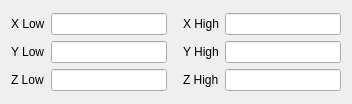
<?xml version="1.0" encoding="UTF-8"?>
<ui version="4.0">
 <class>BoxWidget</class>
 <widget class="QWidget" name="BoxWidget">
  <property name="geometry">
   <rect>
    <x>0</x>
    <y>0</y>
    <width>352</width>
    <height>104</height>
   </rect>
  </property>
  <property name="windowTitle">
   <string>Form</string>
  </property>
  <layout class="QVBoxLayout" name="verticalLayout">
   <item>
    <layout class="QGridLayout" name="gridLayout">
     <item row="0" column="0">
      <widget class="QLabel" name="m_xLowLabel">
       <property name="text">
        <string>X Low</string>
       </property>
      </widget>
     </item>
     <item row="0" column="1">
      <widget class="QLineEdit" name="xLowLineEdit"/>
     </item>
     <item row="0" column="2">
      <spacer name="horizontalSpacer">
       <property name="orientation">
        <enum>Qt::Horizontal</enum>
       </property>
       <property name="sizeType">
        <enum>QSizePolicy::Minimum</enum>
       </property>
       <property name="sizeHint" stdset="0">
        <size>
         <width>10</width>
         <height>20</height>
        </size>
       </property>
      </spacer>
     </item>
     <item row="0" column="3">
      <widget class="QLabel" name="m_xHighLabel">
       <property name="text">
        <string>X High</string>
       </property>
      </widget>
     </item>
     <item row="0" column="4">
      <widget class="QLineEdit" name="xHighLineEdit"/>
     </item>
     <item row="1" column="0">
      <widget class="QLabel" name="m_yLowLabel">
       <property name="text">
        <string>Y Low</string>
       </property>
      </widget>
     </item>
     <item row="1" column="1">
      <widget class="QLineEdit" name="yLowLineEdit"/>
     </item>
     <item row="1" column="2">
      <spacer name="horizontalSpacer_2">
       <property name="orientation">
        <enum>Qt::Horizontal</enum>
       </property>
       <property name="sizeType">
        <enum>QSizePolicy::Minimum</enum>
       </property>
       <property name="sizeHint" stdset="0">
        <size>
         <width>10</width>
         <height>20</height>
        </size>
       </property>
      </spacer>
     </item>
     <item row="1" column="3">
      <widget class="QLabel" name="m_yHighLabel">
       <property name="text">
        <string>Y High</string>
       </property>
      </widget>
     </item>
     <item row="1" column="4">
      <widget class="QLineEdit" name="yHighLineEdit"/>
     </item>
     <item row="2" column="0">
      <widget class="QLabel" name="m_zLowLabel">
       <property name="text">
        <string>Z Low</string>
       </property>
      </widget>
     </item>
     <item row="2" column="1">
      <widget class="QLineEdit" name="zLowLineEdit"/>
     </item>
     <item row="2" column="2">
      <spacer name="horizontalSpacer_3">
       <property name="orientation">
        <enum>Qt::Horizontal</enum>
       </property>
       <property name="sizeType">
        <enum>QSizePolicy::Minimum</enum>
       </property>
       <property name="sizeHint" stdset="0">
        <size>
         <width>10</width>
         <height>20</height>
        </size>
       </property>
      </spacer>
     </item>
     <item row="2" column="3">
      <widget class="QLabel" name="m_zHighLabel">
       <property name="text">
        <string>Z High</string>
       </property>
      </widget>
     </item>
     <item row="2" column="4">
      <widget class="QLineEdit" name="zHighLineEdit"/>
     </item>
    </layout>
   </item>
  </layout>
 </widget>
 <resources/>
 <connections/>
</ui>
